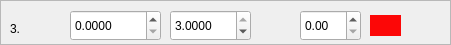
      <widget class="QFrame" name="hot3">
       <property name="geometry">
        <rect>
         <x>0</x>
         <y>148</y>
         <width>451</width>
         <height>45</height>
        </rect>
       </property>
       <property name="frameShape">
        <enum>QFrame::StyledPanel</enum>
       </property>
       <property name="frameShadow">
        <enum>QFrame::Raised</enum>
       </property>
       <widget class="QLabel" name="label_24">
        <property name="geometry">
         <rect>
          <x>10</x>
          <y>20</y>
          <width>21</width>
          <height>17</height>
         </rect>
        </property>
        <property name="text">
         <string>3.</string>
        </property>
       </widget>
       <widget class="QDoubleSpinBox" name="b3">
        <property name="geometry">
         <rect>
          <x>70</x>
          <y>10</y>
          <width>91</width>
          <height>31</height>
         </rect>
        </property>
        <property name="decimals">
         <number>4</number>
        </property>
        <property name="maximum">
         <double>3.000000000000000</double>
        </property>
        <property name="singleStep">
         <double>0.000100000000000</double>
        </property>
       </widget>
       <widget class="QDoubleSpinBox" name="e3">
        <property name="geometry">
         <rect>
          <x>170</x>
          <y>10</y>
          <width>81</width>
          <height>31</height>
         </rect>
        </property>
        <property name="decimals">
         <number>4</number>
        </property>
        <property name="maximum">
         <double>3.000000000000000</double>
        </property>
        <property name="singleStep">
         <double>0.000100000000000</double>
        </property>
        <property name="value">
         <double>3.000000000000000</double>
        </property>
       </widget>
       <widget class="QDoubleSpinBox" name="rate3">
        <property name="geometry">
         <rect>
          <x>300</x>
          <y>10</y>
          <width>61</width>
          <height>31</height>
         </rect>
        </property>
        <property name="maximum">
         <double>1.000000000000000</double>
        </property>
        <property name="singleStep">
         <double>0.010000000000000</double>
        </property>
       </widget>
       <widget class="QGraphicsView" name="ch3">
        <property name="geometry">
         <rect>
          <x>370</x>
          <y>15</y>
          <width>31</width>
          <height>21</height>
         </rect>
        </property>
        <property name="palette">
         <palette>
          <active>
           <colorrole role="WindowText">
            <brush brushstyle="SolidPattern">
             <color alpha="255">
              <red>253</red>
              <green>2</green>
              <blue>2</blue>
             </color>
            </brush>
           </colorrole>
           <colorrole role="Button">
            <brush brushstyle="SolidPattern">
             <color alpha="255">
              <red>253</red>
              <green>6</green>
              <blue>6</blue>
             </color>
            </brush>
           </colorrole>
           <colorrole role="Light">
            <brush brushstyle="SolidPattern">
             <color alpha="255">
              <red>255</red>
              <green>131</green>
              <blue>131</blue>
             </color>
            </brush>
           </colorrole>
           <colorrole role="Midlight">
            <brush brushstyle="SolidPattern">
             <color alpha="255">
              <red>254</red>
              <green>68</green>
              <blue>68</blue>
             </color>
            </brush>
           </colorrole>
           <colorrole role="Dark">
            <brush brushstyle="SolidPattern">
             <color alpha="255">
              <red>126</red>
              <green>3</green>
              <blue>3</blue>
             </color>
            </brush>
           </colorrole>
           <colorrole role="Mid">
            <brush brushstyle="SolidPattern">
             <color alpha="255">
              <red>169</red>
              <green>4</green>
              <blue>4</blue>
             </color>
            </brush>
           </colorrole>
           <colorrole role="Text">
            <brush brushstyle="SolidPattern">
             <color alpha="255">
              <red>0</red>
              <green>0</green>
              <blue>0</blue>
             </color>
            </brush>
           </colorrole>
           <colorrole role="BrightText">
            <brush brushstyle="SolidPattern">
             <color alpha="255">
              <red>255</red>
              <green>255</green>
              <blue>255</blue>
             </color>
            </brush>
           </colorrole>
           <colorrole role="ButtonText">
            <brush brushstyle="SolidPattern">
             <color alpha="255">
              <red>0</red>
              <green>0</green>
              <blue>0</blue>
             </color>
            </brush>
           </colorrole>
           <colorrole role="Base">
            <brush brushstyle="SolidPattern">
             <color alpha="255">
              <red>252</red>
              <green>7</green>
              <blue>7</blue>
             </color>
            </brush>
           </colorrole>
           <colorrole role="Window">
            <brush brushstyle="SolidPattern">
             <color alpha="255">
              <red>253</red>
              <green>6</green>
              <blue>6</blue>
             </color>
            </brush>
           </colorrole>
           <colorrole role="Shadow">
            <brush brushstyle="SolidPattern">
             <color alpha="255">
              <red>253</red>
              <green>2</green>
              <blue>2</blue>
             </color>
            </brush>
           </colorrole>
           <colorrole role="AlternateBase">
            <brush brushstyle="SolidPattern">
             <color alpha="255">
              <red>254</red>
              <green>130</green>
              <blue>130</blue>
             </color>
            </brush>
           </colorrole>
           <colorrole role="ToolTipBase">
            <brush brushstyle="SolidPattern">
             <color alpha="255">
              <red>255</red>
              <green>255</green>
              <blue>220</blue>
             </color>
            </brush>
           </colorrole>
           <colorrole role="ToolTipText">
            <brush brushstyle="SolidPattern">
             <color alpha="255">
              <red>0</red>
              <green>0</green>
              <blue>0</blue>
             </color>
            </brush>
           </colorrole>
          </active>
          <inactive>
           <colorrole role="WindowText">
            <brush brushstyle="SolidPattern">
             <color alpha="255">
              <red>253</red>
              <green>2</green>
              <blue>2</blue>
             </color>
            </brush>
           </colorrole>
           <colorrole role="Button">
            <brush brushstyle="SolidPattern">
             <color alpha="255">
              <red>253</red>
              <green>6</green>
              <blue>6</blue>
             </color>
            </brush>
           </colorrole>
           <colorrole role="Light">
            <brush brushstyle="SolidPattern">
             <color alpha="255">
              <red>255</red>
              <green>131</green>
              <blue>131</blue>
             </color>
            </brush>
           </colorrole>
           <colorrole role="Midlight">
            <brush brushstyle="SolidPattern">
             <color alpha="255">
              <red>254</red>
              <green>68</green>
              <blue>68</blue>
             </color>
            </brush>
           </colorrole>
           <colorrole role="Dark">
            <brush brushstyle="SolidPattern">
             <color alpha="255">
              <red>126</red>
              <green>3</green>
              <blue>3</blue>
             </color>
            </brush>
           </colorrole>
           <colorrole role="Mid">
            <brush brushstyle="SolidPattern">
             <color alpha="255">
              <red>169</red>
              <green>4</green>
              <blue>4</blue>
             </color>
            </brush>
           </colorrole>
           <colorrole role="Text">
            <brush brushstyle="SolidPattern">
             <color alpha="255">
              <red>0</red>
              <green>0</green>
              <blue>0</blue>
             </color>
            </brush>
           </colorrole>
           <colorrole role="BrightText">
            <brush brushstyle="SolidPattern">
             <color alpha="255">
              <red>255</red>
              <green>255</green>
              <blue>255</blue>
             </color>
            </brush>
           </colorrole>
           <colorrole role="ButtonText">
            <brush brushstyle="SolidPattern">
             <color alpha="255">
              <red>0</red>
              <green>0</green>
              <blue>0</blue>
             </color>
            </brush>
           </colorrole>
           <colorrole role="Base">
            <brush brushstyle="SolidPattern">
             <color alpha="255">
              <red>252</red>
              <green>7</green>
              <blue>7</blue>
             </color>
            </brush>
           </colorrole>
           <colorrole role="Window">
            <brush brushstyle="SolidPattern">
             <color alpha="255">
              <red>253</red>
              <green>6</green>
              <blue>6</blue>
             </color>
            </brush>
           </colorrole>
           <colorrole role="Shadow">
            <brush brushstyle="SolidPattern">
             <color alpha="255">
              <red>253</red>
              <green>2</green>
              <blue>2</blue>
             </color>
            </brush>
           </colorrole>
           <colorrole role="AlternateBase">
            <brush brushstyle="SolidPattern">
             <color alpha="255">
              <red>254</red>
              <green>130</green>
              <blue>130</blue>
             </color>
            </brush>
           </colorrole>
           <colorrole role="ToolTipBase">
            <brush brushstyle="SolidPattern">
             <color alpha="255">
              <red>255</red>
              <green>255</green>
              <blue>220</blue>
             </color>
            </brush>
           </colorrole>
           <colorrole role="ToolTipText">
            <brush brushstyle="SolidPattern">
             <color alpha="255">
              <red>0</red>
              <green>0</green>
              <blue>0</blue>
             </color>
            </brush>
           </colorrole>
          </inactive>
          <disabled>
           <colorrole role="WindowText">
            <brush brushstyle="SolidPattern">
             <color alpha="255">
              <red>126</red>
              <green>3</green>
              <blue>3</blue>
             </color>
            </brush>
           </colorrole>
           <colorrole role="Button">
            <brush brushstyle="SolidPattern">
             <color alpha="255">
              <red>253</red>
              <green>6</green>
              <blue>6</blue>
             </color>
            </brush>
           </colorrole>
           <colorrole role="Light">
            <brush brushstyle="SolidPattern">
             <color alpha="255">
              <red>255</red>
              <green>131</green>
              <blue>131</blue>
             </color>
            </brush>
           </colorrole>
           <colorrole role="Midlight">
            <brush brushstyle="SolidPattern">
             <color alpha="255">
              <red>254</red>
              <green>68</green>
              <blue>68</blue>
             </color>
            </brush>
           </colorrole>
           <colorrole role="Dark">
            <brush brushstyle="SolidPattern">
             <color alpha="255">
              <red>126</red>
              <green>3</green>
              <blue>3</blue>
             </color>
            </brush>
           </colorrole>
           <colorrole role="Mid">
            <brush brushstyle="SolidPattern">
             <color alpha="255">
              <red>169</red>
              <green>4</green>
              <blue>4</blue>
             </color>
            </brush>
           </colorrole>
           <colorrole role="Text">
            <brush brushstyle="SolidPattern">
             <color alpha="255">
              <red>126</red>
              <green>3</green>
              <blue>3</blue>
             </color>
            </brush>
           </colorrole>
           <colorrole role="BrightText">
            <brush brushstyle="SolidPattern">
             <color alpha="255">
              <red>255</red>
              <green>255</green>
              <blue>255</blue>
             </color>
            </brush>
           </colorrole>
           <colorrole role="ButtonText">
            <brush brushstyle="SolidPattern">
             <color alpha="255">
              <red>126</red>
              <green>3</green>
              <blue>3</blue>
             </color>
            </brush>
           </colorrole>
           <colorrole role="Base">
            <brush brushstyle="SolidPattern">
             <color alpha="255">
              <red>253</red>
              <green>6</green>
              <blue>6</blue>
             </color>
            </brush>
           </colorrole>
           <colorrole role="Window">
            <brush brushstyle="SolidPattern">
             <color alpha="255">
              <red>253</red>
              <green>6</green>
              <blue>6</blue>
             </color>
            </brush>
           </colorrole>
           <colorrole role="Shadow">
            <brush brushstyle="SolidPattern">
             <color alpha="255">
              <red>253</red>
              <green>2</green>
              <blue>2</blue>
             </color>
            </brush>
           </colorrole>
           <colorrole role="AlternateBase">
            <brush brushstyle="SolidPattern">
             <color alpha="255">
              <red>253</red>
              <green>6</green>
              <blue>6</blue>
             </color>
            </brush>
           </colorrole>
           <colorrole role="ToolTipBase">
            <brush brushstyle="SolidPattern">
             <color alpha="255">
              <red>255</red>
              <green>255</green>
              <blue>220</blue>
             </color>
            </brush>
           </colorrole>
           <colorrole role="ToolTipText">
            <brush brushstyle="SolidPattern">
             <color alpha="255">
              <red>0</red>
              <green>0</green>
              <blue>0</blue>
             </color>
            </brush>
           </colorrole>
          </disabled>
         </palette>
        </property>
        <property name="frameShape">
         <enum>QFrame::NoFrame</enum>
        </property>
       </widget>
      </widget>
